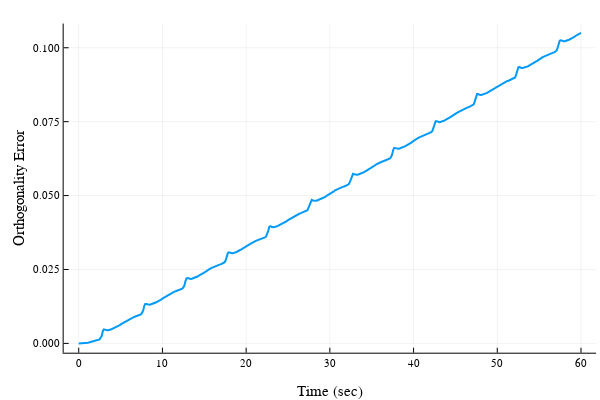

The cell this chart's notebook holds for it:
### Code cell
#Plot the orthogonality error vs. time for the rotation matrix
Qerr = zeros(length(sol_Q.t))
for k = 1:length(sol_Q.t)
    Qk = reshape(sol_Q.u[k][1:9],3,3)
    Qerr[k] = tr(Qk'*Qk - I(3))
end

plot(sol_Q.t,Qerr,xlabel="Time (sec)",ylabel="Orthogonality Error",label="",lw=2)

### Figure 1 — Plotly figure (JSON) as saved in the notebook; plotly's stock layout.template omitted (floating-point values rounded to 4 significant figures; data arrays with more than 128 entries replaced by an {"elided": "..."} marker saying what was removed)
{"data": [{"colorbar": {"title": ""}, "legendgroup": "", "line": {"color": "rgba(0, 154, 250, 1.000)", "dash": "solid", "shape": "linear", "width": 2}, "mode": "lines", "name": "", "showlegend": false, "type": "scatter", "x": {"elided": "447 float values"}, "xaxis": "x", "y": {"elided": "447 float values"}, "yaxis": "y", "zmax": null, "zmin": null}], "layout": {"annotations": [], "height": 400, "legend": {"bgcolor": "rgba(255, 255, 255, 1.000)", "bordercolor": "rgba(0, 0, 0, 1.000)", "borderwidth": 1, "font": {"color": "rgba(0, 0, 0, 1.000)", "family": "sans-serif", "size": 11}, "title": {"font": {"color": "rgba(0, 0, 0, 1.000)", "family": "sans-serif", "size": 15}, "text": ""}, "tracegroupgap": 0, "traceorder": "normal", "x": 1, "xanchor": "auto", "y": 1, "yanchor": "auto"}, "margin": {"b": 20, "l": 0, "r": 0, "t": 20}, "paper_bgcolor": "rgba(255, 255, 255, 1.000)", "plot_bgcolor": "rgba(255, 255, 255, 1.000)", "showlegend": true, "width": 600, "xaxis": {"anchor": "y", "domain": [0.1061, 0.9934], "gridcolor": "rgba(0, 0, 0, 0.100)", "gridwidth": 0.5, "linecolor": "rgba(0, 0, 0, 1.000)", "mirror": false, "range": [-1.8, 61.8], "showgrid": true, "showline": true, "showticklabels": true, "tickangle": 0, "tickcolor": "rgb(0, 0, 0)", "tickfont": {"color": "rgba(0, 0, 0, 1.000)", "family": "sans-serif", "size": 11}, "tickmode": "array", "ticks": "inside", "ticktext": ["0", "10", "20", "30", "40", "50", "60"], "tickvals": [0, 10, 20, 30, 40, 50, 60], "title": "Time (sec)", "titlefont": {"color": "rgba(0, 0, 0, 1.000)", "family": "sans-serif", "size": 15}, "type": "-", "visible": true, "zeroline": false, "zerolinecolor": "rgba(0, 0, 0, 1.000)"}, "yaxis": {"anchor": "x", "domain": [0.07581, 0.9902], "gridcolor": "rgba(0, 0, 0, 0.100)", "gridwidth": 0.5, "linecolor": "rgba(0, 0, 0, 1.000)", "mirror": false, "range": [-0.003152, 0.1082], "showgrid": true, "showline": true, "showticklabels": true, "tickangle": 0, "tickcolor": "rgb(0, 0, 0)", "tickfont": {"color": "rgba(0, 0, 0, 1.000)", "family": "sans-serif", "size": 11}, "tickmode": "array", "ticks": "inside", "ticktext": ["0.000", "0.025", "0.050", "0.075", "0.100"], "tickvals": [0, 0.025, 0.05, 0.075, 0.1], "title": "Orthogonality Error", "titlefont": {"color": "rgba(0, 0, 0, 1.000)", "family": "sans-serif", "size": 15}, "type": "-", "visible": true, "zeroline": false, "zerolinecolor": "rgba(0, 0, 0, 1.000)"}}}
